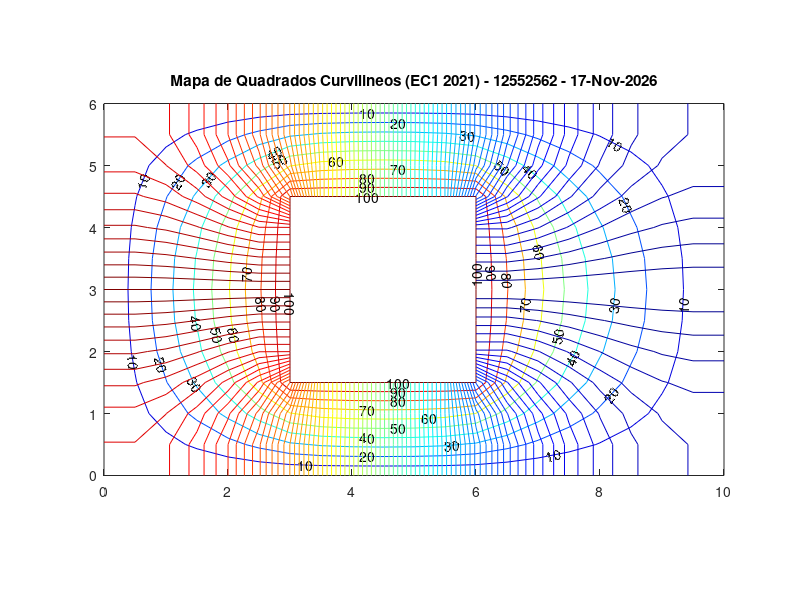

MATLAB code to generate this figure:
%%%% ///////////////////////////////////////////////////////////////////////////
%%%%        PTC3213 - EC1 - 2021 - DIFERENÇAS FINITAS
%%%%
%%%%    12552562 Felipe Keller Baltor
%%%%    12745362 Mateus Patriani Cardoso
%%%%    NUSP3 Fernando Otávio
%%%%                           Complete os campos com ???????????????????????
%%%%
%%%%  /////////////////////////////////////////////////////////////////////////
clear;
clf;
%%%
%%%  A linha 15 (pkg install...) deve ser executada uma única vez no
%%% GNU Octave e necessita de conxão com a internet. Pode também ser executada fora do programa.
%%%
warning ("off");
%pkg install -local -forge  matgeom; %% descomentar para rodar a 1a vez, somente
pkg load matgeom; % executar este comando apenas 1 vez, após abrir o Octave
warning ("on");
clc;
%%%  ======================================================================
%%%   Dados de entrada
%%%
NUSP = 12552562; % NUSP do 1o aluno (ordem alfab.)
%
a=10.0; # dimensões em cm
b=6.0;
c=3.0;
d=3.0;
g=3.0;
h=(b-d)/2;
epsr=2;
sigma=3.0e-03;  # S/m
sigma_dual=3.5e-03; # S/m
eps0=8.85418782e-12;  % F/m
Vmin=0.0;     % Volts
Vmax=100.0;   % Volts
%%%
%%%  ======================================================================
%%%
%%%            Definicão do domínio
%%%%
%%%% A variavel dx abaixo é a discretização utilizada. Valores diferentes
%%%% daqueles sugeridos abaixo não funcionarão. Diminua o dx para gerar a
%%%% versão final a ser entregue.
%dx=0.05; % Tempo de execucao MUITO longo!!
%dx=0.1;   % Tempo de execucao longo!!
%dx=0.25;  % recomendado para a versao final
dx=0.5;   %% Mude para dx=0.25 somente quando for gerar os resultados finais!!!
erro=0.0;
start=start_Dual= 50;
iter=0;
dy=dx;
lx=a;
ly=b;
Nx=round(lx/dx)+1;
Ny=round(ly/dx)+1;
ring1= [0 0; lx 0; lx ly; 0 ly; 0 0];
ring2=[g h; g h+d; g+c h+d; g+c h; g h];
polyg={ring1,ring2};
verts = polygonVertices(polyg);
xgv=((1:Nx)-1)*dx;
ygv=((1:Ny)-1)*dx;
[x,y]=meshgrid(xgv,ygv);
verts1 = polygonVertices(ring1);
verts2 = polygonVertices(ring2);
xv1=verts1(:,1);
yv1=verts1(:,2);
xv2=verts2(:,1);
yv2=verts2(:,2);
[in1,on1] = inpolygon(x,y,xv1,yv1);
[in2,on2] = inpolygon(x,y,xv2,yv2);
%%%
%%%    Atribui condições de contorno
%%%
r=find(in1&~in2|on2); % tudo
p=find(in1&~on1&~in2); % só nos internos
q=find(on1|on2); % só na fronteira
iVmax=find(on2);
iFuro=find(in2&!on2);
Phi_prev=zeros(size(x));
Phi_new=zeros(size(x));
Phi_new(iVmax)= Vmax;
Phi_new(iFuro)= NaN;
Phi_new(p)= start;
%%% ========================================================================
%%%
%%% Contador de iterações
iter=0;
%%% Erro máximo entre Phi_new e Phi_prev
erro=max(max(abs(Phi_new-Phi_prev)));
%%%
%%%             Laço iterativo - Método das Diferenças Finitas
%%%
while(erro > 1e-4 && iter < 1e4)% Executa até convergir ou atingir o maximo de iterações
    iter=iter+1; % Incrementa iteração
%%% Atualiza o potencial dos nós internos pela média dos 4 vizinhos - Eq. Laplace - M.D.F.
    for k=1:size(p,1);
        [i,j]=ind2sub(size(x),p(k));
            Phi_new(i,j)=(Phi_new(i-1,j)+Phi_new(i+1,j)+Phi_new(i,j-1)+Phi_new(i,j+1))/4;
    end
%%%% Calcula máximo erro entre Phi_atual e Phi_prev de todo o domínio
    erro=max(max(abs(Phi_new-Phi_prev)));
    eps(iter)=erro;
%%%% Atualiza a matriz de potenciais
    Phi_prev=Phi_new;

end
niter1=iter;
if (niter1 == 1e4 && erro > 1e-4)
	disp([' Numero maximo de iteracoes atingido sem convergencia :', num2stg(niter1), '  iteracoes \? Erro: \n', num2str(erro), 'Os resultados podem nao ter significado!\n']);
end
%%%
%%%
%%% Problema Dual (Somente para traçado dos Quadrados Curvilineos!)
%%%
%%% Atribui Condiçõeste de Contorno
iyDual=find( (y(:,:) < ly/1.999) & (y(:,:) > ly/2.001) );
iVmaxdual=find( (x(iyDual) > (-0.01)) & (x(iyDual) < (1.0001*g)));
i0=find( (x(iyDual)> (0.9999*(g+c))) & (x(iyDual)< (1.0001*lx)) );
xfe=find(  x(iVmax)< 1.0001*min(x(iVmax)) ); xfd=find(  x(iVmax)> 0.9999*max(x(iVmax)) );
yfa=find(  y(iVmax)> 0.9999*max(y(iVmax)) ); yfb=find(  y(iVmax)< 1.0001*min(y(iVmax)) );
tol=1e-4;
for k=1:size(iVmax,1);
    if ( abs( x(iVmax(k))-min(x(iVmax)) )< tol && abs( y(iVmax(k))-min(y(iVmax)) )< tol)
             [ieb,jeb]=ind2sub(size(x), iVmax(k));
     elseif (abs( x(iVmax(k))-min(x(iVmax)) )< tol && abs( y(iVmax(k))-max(y(iVmax)) )< tol)
            [iea,jea]=ind2sub(size(x), iVmax(k));
     elseif ( abs( x(iVmax(k))-max(x(iVmax)) )< tol && abs( y(iVmax(k))-min(y(iVmax)) )< tol)
             [idb,jdb]=ind2sub(size(x), iVmax(k));
     elseif (abs( x(iVmax(k))-max(x(iVmax)) )< tol && abs( y(iVmax(k))-max(y(iVmax)) )< tol)
            [ida,jda]=ind2sub(size(x), iVmax(k));
    end
 end

Dual_prev=zeros(size(x));
Dual_new=Dual_prev;
Dual_new(r)= -1;
Dual_new(iFuro)= NaN;
Dual_new(iyDual(iVmaxdual))=Vmax;
Dual_new(iyDual(i0))=Vmin;
p2=find(Dual_new(p) < 0);
Dual_new(r)= start_Dual;
Dual_new(iFuro)= NaN;
Dual_new(iyDual(iVmaxdual))=Vmax;
Dual_new(iyDual(i0))=Vmin;
%%% Contador de iteraçõeste - dual
iter2=0;
%%% Erro máximo entre Phi_new e Phi_prev (Dual)
erro2=max(max(abs(Dual_new-Dual_prev)));
%
%%%       Laço iterativo (Problema Dual) - MDF
%
while(erro2 > 1e-3 && iter2 < 1e4)% Executa até convergir ou atingir o máximo de itreações
    iter2=iter2+1; % Incrementa itreação
%%%   Atualiza o potencial das fronteiras
    Dual_new(1,:)=Dual_prev(2,:);
    Dual_new(Ny,:)=Dual_prev(Ny-1,:);
    Dual_new(:,1)=Dual_prev(:,2);
    Dual_new(2:Ny-1,Nx)=Dual_prev(2:Ny-1,Nx-1);
    for k=2:size(xfe,1)-1
        [ie,je]=ind2sub(size(Dual_new), iVmax(xfe(k)));
        Dual_new(ie,je)=Dual_new(ie,je-1);
    end
    for k=2:size(xfd,1)-1
        [id,jd]=ind2sub(size(Dual_new), iVmax(xfd(k)));
        Dual_new(id,jd)=Dual_new(id,jd+1);
    end
    for k=2:size(yfb,1)-1
        [ib,jb]=ind2sub(size(Dual_new), iVmax(yfb(k)));
        Dual_new(ib,jb)=Dual_new(ib-1,jb);
    end
    for k=2:size(yfa,1)-1
        [ia,ja]=ind2sub(size(Dual_new), iVmax(yfa(k)));
        Dual_new(ia,ja)=Dual_new(ia+1,ja);
    end
    Dual_new(iyDual(iVmaxdual))=Vmax;
    Dual_new(iyDual(i0))=Vmin;
%%%%
%%%% Atualiza o potencial dos nós internos pela média dos 4 vizinhos - Eq. Laplace - M.D.F.
    for k=1:size(p2,1);
        [i,j]=ind2sub(size(x),p(p2(k)));
        Dual_new(i,j)=(Dual_new(i-1,j)+Dual_new(i+1,j)+Dual_new(i,j-1)+Dual_new(i,j+1))/4;
    end
%%% Cantos
    Dual_new(ieb,jeb)=(Dual_new(ieb-1,jeb)+Dual_new(ieb+1,jeb)+Dual_new(ieb,jeb-1)+Dual_new(ieb,jeb+1))/4;
    Dual_new(iea,jea)=(Dual_new(iea-1,jea)+Dual_new(iea+1,jea)+Dual_new(iea,jea-1)+Dual_new(iea,jea+1))/4;
    Dual_new(idb,jdb)=(Dual_new(idb-1,jdb)+Dual_new(idb+1,jdb)+Dual_new(idb,jdb-1)+Dual_new(idb,jdb+1))/4;
    Dual_new(ida,jda)=(Dual_new(ida-1,jda)+Dual_new(ida+1,jda)+Dual_new(ida,jda-1)+Dual_new(ida,jda+1))/4;
%%% Calcula máximo erro entre Phi_atual e Phi_prev de todo o domínio
    erro2=max(max(abs(Dual_new-Dual_prev)));
    eps2(iter2)=erro2;
%%% Atualiza a matriz de potenciais
    Dual_prev=Dual_new;
%%%
end
niter2=iter2;
if (niter2 == 1e4 && erro2 > 1e-3)
	disp([' Numero maximo de iteracoes atingido sem convergencia :', num2stg(niter2), '  iteracoes \? Erro: \n', num2str(erro2), 'Interprete este resultado com ressalvas!\n']);
end
%%%==========================================================================
%%%
%%%               DADOS DE SAIDA
%%%
%%%==========================================================================
%%%
%%%      CORRENTE TOTAL (A)
%%
Somat=sum(Phi_new(2,:))+sum(Phi_new(Ny-1,:))+sum(Phi_new(:,2))+sum(Phi_new(:,Nx-1));
I= sigma*1*Somat;
%%%
%%%       RESISTENCIA em ohms
%%%
R= (Vmax-Vmin)/I;
%%%
%%%        CAPACITANCIA em pF
%%%
Cap= ((epsr*eps0)*1*Somat*1e12)/(Vmax-Vmin); 
%%%
%%%     RESISTENCIA DUAL em ohms
%%%
Rdual= (1/((2*R)*1*sigma*sigma_dual*1));
%%%
%%%    VETOR DESLOCAMENTO
%%%
Dn=[Phi_new(2,1:Nx-1),Phi_new(1:Ny-1,Nx-1)',Phi_new(Ny-1,1:Nx-1),Phi_new(1:Ny-1,2)']*epsr*eps0/dx*100;
%%
%%   Densidade de carga mínima em nC/m^2
%%
Rho_s_min= -max(Dn)*1e9;
%%
%%  Numero de tubos de corrente
%%
nsnp= R*sigma*1;
ntubos=10/nsnp;  %% CORRIGIDO
%%%%==========================================================================
%%%%              IMPRESSAO DE RESULTADOS NO TERMINAL 
%%%%                  ATENCAO para as unidades:
%%%%          R e Rdual em ohms     Cap em pF    Rho_s  em nC/m^2
%%%%
%%%%
fprintf('\n\n nUSP: %d\n R = %g ohms\n C = %g pF\n Rho_s_min = %g nC/m^2\n Rdual = %g ohms\n Tubos: %g\n', NUSP, R, Cap, Rho_s_min,Rdual,floor(ntubos) );
%%%
%%%
FIG=figure (1);
%%
%%%           TRACADO DE EQUIPOTENCIAIS
%%%
V=0:10:Vmax;
colormap cool;
[C,H]=contour(x,y,Phi_new,V);
clabel(C,V);
axis('equal');
hold on
%%%
%%%   EQUIPOTENCIAIS PROBLEMA DUAL (para tracado dos quadrados curvilineos)
%%%
%%%
%%%
deltaV= (Vmax - Vmin) / floor(ntubos);
V=0:deltaV:Vmax;
colormap jet;
contour(x,y,Dual_new,V);
axis('equal');
strusp=sprintf('%d',NUSP);
titulo=['Mapa de Quadrados Curvilineos (EC1 2021) - ', strusp, ' - ', date()];
title(titulo);
hold off
%%%
%%%      ARQUIVO DE SAIDA COM O MAPA DOS QUADRADOS CURVILINEOS 
%%%(Grava na pasta exibida no Navegador de Arq. da interface gráfica do Octave)
%%%
arq=['EC1_2021_QC_',strusp,'.png'];  
print(FIG,arq);
%%%%   ========================================================================
%%%%  FIM
%%%%
